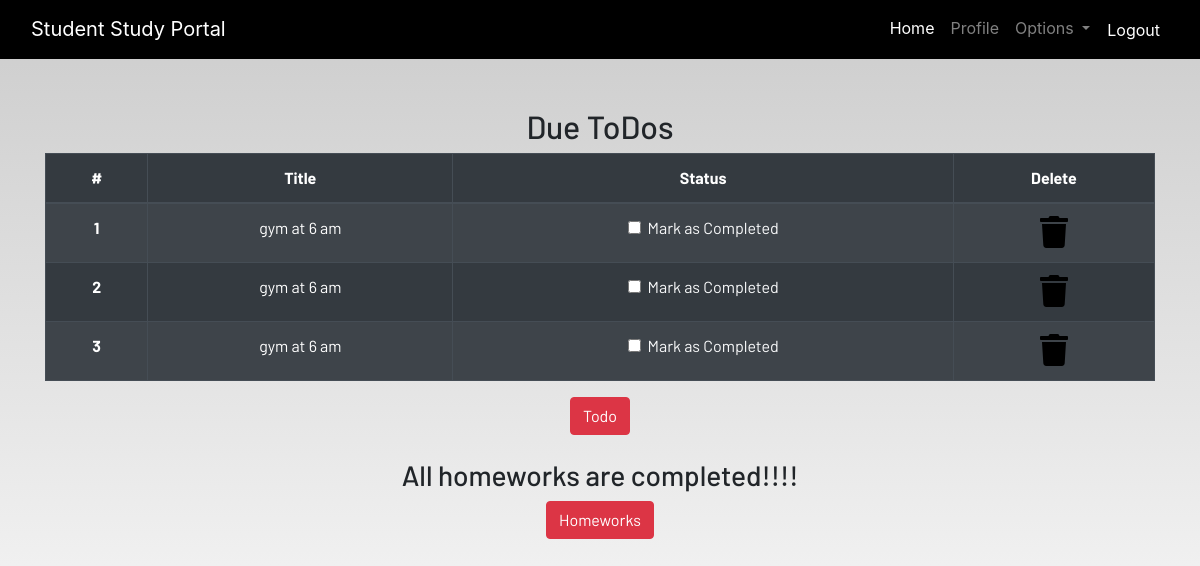
The page /profile/ (signed in) on the database as committed earlier.
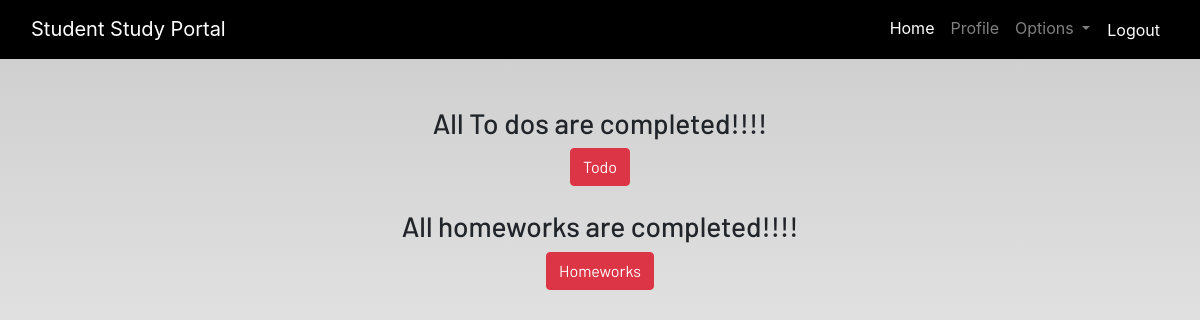
The same page on the database as committed later.
### dashboard/models.py (models this page shows, shortened)
class Todo(models.Model):
    user = models.ForeignKey(User,on_delete=models.CASCADE)
    title = models.CharField(max_length=100)
    is_finished = models.BooleanField(default=False)

### dashboard/views.py (the view)
# urls.py: path('profile/', dash_views.profile,name='profile'),
@login_required
def profile(request):
    homeworks = Homework.objects.filter(is_finished=False, user=request.user)
    todos = Todo.objects.filter(is_finished=False, user=request.user)
    homework_done = not homeworks.exists()
    todos_done = not todos.exists()
    context = {
        'homeworks': homeworks,
        'todos': todos,
        'homework_done': homework_done,
        'todos_done': todos_done
    }
    return render(request, "dashboard/profile.html", context)

### dashboard/templates/dashboard/profile.html
{% extends 'dashboard/base.html' %}
{% load static %}
{% load crispy_forms_tags %}
{% block content %}
<section class="text-center">
    {% if not todos_done %}
    <div class="container">
        <h2>Due ToDos</h2>
        <table class="table table-striped table-bordered table-hover table-dark">
            <thead>
                <tr>
                    <th scope="col">#</th>
                    <th scope="col">Title</th>
                    <th scope="col">Status</th>
                    <th scope="col">Delete</th>
                </tr>
            </thead>
            <tbody>
                {% for todo in todos %}
                <tr>
                    <th scope="row">{{ forloop.counter }}</th>
                    <td>{{ todo.title }}</td>
                    <td>
                        <a href="{% url 'update-todo' todo.id %}">
                            <div class="form-check">
                                {% if todo.is_finished %}
                                <input class="form-check-input" type="checkbox" checked>
                                {% else %}
                                <input class="form-check-input" type="checkbox">
                                {% endif %}
                                <label class="form-check-label text-light">
                                    Mark as Completed
                                </label>
                            </div>
                        </a>
                    </td>
                    <td><a href="{% url 'delete-todo' todo.id %}"><i class="fa fa-trash fa-2x"></i></a></td>
                </tr>
                {% endfor %}
            </tbody>
        </table>
    {% else %}
        <h3>All To dos are completed!!!!</h3>
    {% endif %}
    <a href="{% url 'todo' %}" class="btn btn-danger">Todo</a>
    <br><br>
    {% if not homework_done %}
    <h2>Due Homeworks</h2>
    <table class="table table-striped table-bordered table-hover table-dark">
        <thead>
            <tr>
                <th scope="col">#</th>
                <th scope="col">Subject</th>
                <th scope="col">Title</th>
                <th scope="col">Description</th>
                <th scope="col">Due</th>
                <th scope="col">Status</th>
                <th scope="col">Delete</th>
            </tr>
        </thead>
        <tbody>
            {% for homework in homeworks %}
            <tr>
                <th scope="row">{{ forloop.counter }}</th>
                <td>{{ homework.subject }}</td>
                <td>{{ homework.title }}</td>
                <td>{{ homework.description }}</td>
                <td>{{ homework.due }}</td>
                <td>
                    <a href="{% url 'update-homework' homework.id %}">
                        <div class="form-check">
                            {% if homework.is_finished %}
                            <input class="form-check-input" type="checkbox" checked>
                            {% else %}
                            <input class="form-check-input" type="checkbox">
                            {% endif %}
                            <label class="form-check-label text-light">
                                Mark as Completed
                            </label>
                        </div>
                    </a>
                </td>
                <td><a href="{% url 'delete-homework' homework.id %}"><i class="fa fa-trash fa-2x"></i></a></td>
            </tr>
            {% endfor %}
        </tbody>
    </table>
    {% else %}
        <h3>All homeworks are completed!!!!</h3>
    {% endif %}
    <a href="{% url 'homework' %}" class="btn btn-danger">Homeworks</a>
    </div>
</section>
{% endblock content %}

Rows that differ between the two databases and show on the page:
removed Todo: title "gym at 6 am"
no longer on this page (row edited): Todo: title "gym at 6 am"
no longer on this page (row edited): Todo: title "gym at 6 am"
Other text that changed with them:
text no longer shown: "Due ToDos # Title Status Delete"
text now shown: "All To dos are completed!!!!"
